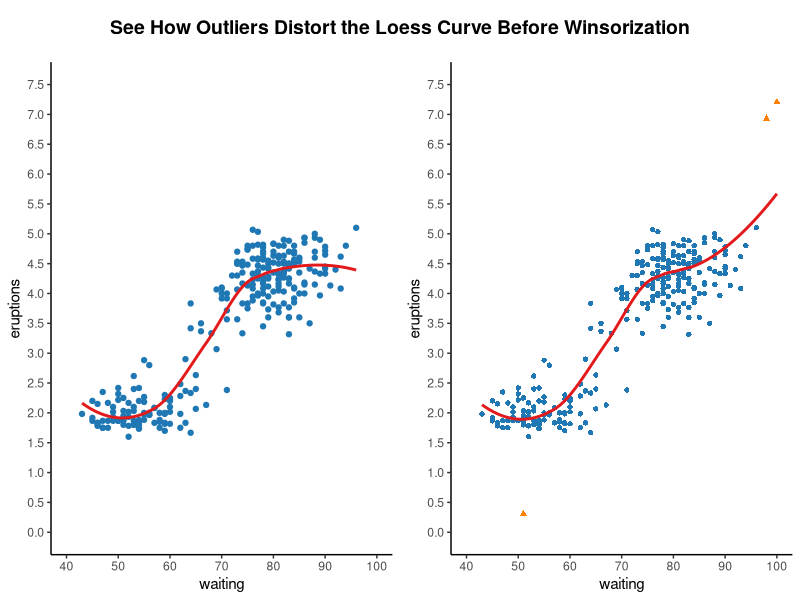
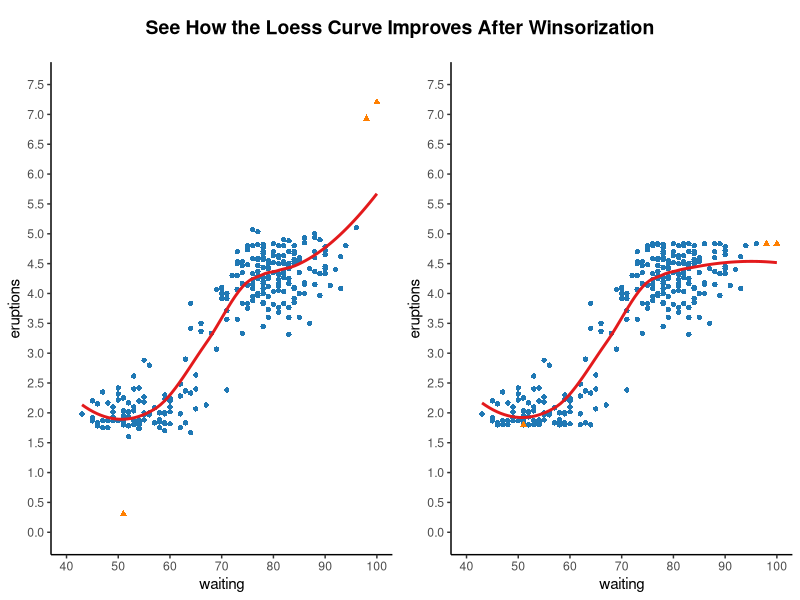

The R source for these figures, in order:
## ---- chunk 1
knitr::opts_chunk$set(echo = TRUE)
## ---- chunk 2
library(tidyverse)
library(cowplot)
library(RColorBrewer)

## ---- chunk 3
data(faithful)
theme_set(theme_classic())
palette <- brewer.pal(n = 12, name = "Paired")
col <- palette[c(2, 8)]
outliers <- as.data.frame(rbind(c(0.305, 51, 1),
                                c(7.206, 100, 1),
                                c(6.930, 98, 1)))
names(outliers) <- c("eruptions", "waiting", "outlier_ind")
faithful_w_outlier <- faithful |>
    mutate(outlier_ind = 0) |>
    bind_rows(outliers) |>
    mutate(outlier_ind = as.factor(outlier_ind))
pa <- faithful |>
    ggplot(aes(x = waiting, y = eruptions)) +
    geom_point(color = col[1]) +
    geom_smooth(method = "loess", color = palette[6], se = FALSE) +
    scale_y_continuous(limits = c(0, 7.5), breaks = seq(0, 7.5, 0.5)) +
    scale_x_continuous(limits = c(40, 100), breaks = seq(40, 100, 10))
pb <- faithful_w_outlier |>
    ggplot(aes(x = waiting, y = eruptions)) +
    geom_point(aes(color = outlier_ind, shape = outlier_ind)) +
    geom_smooth(method = "loess", color = palette[6], se = FALSE) +
    scale_y_continuous(limits = c(0, 7.5), breaks = seq(0, 7.5, 0.5)) +
    scale_x_continuous(limits = c(40, 100), breaks = seq(40, 100, 10)) +
    scale_color_manual(values = col) +
    theme(legend.position = "none")
pc <- plot_grid(pa, pb, ncol = 2)
title_str <- "See How Outliers Distort the Loess Curve Before Winsorization"
title <- ggdraw() + draw_label(title_str, fontface='bold')
p1 <- plot_grid(title, pc, ncol=1, rel_heights=c(0.1, 1))
p1

## ---- chunk 4
faithful_winsorized <- faithful_w_outlier |>
    mutate(eruptions = case_when(
        eruptions > quantile(eruptions, probs = 0.95) ~ quantile(eruptions,
                                                                 probs = 0.95),
        eruptions < quantile(eruptions, probs = 0.05) ~ quantile(eruptions,
                                                                 probs = 0.05),
        TRUE ~ eruptions))
pd <- faithful_winsorized |>
    ggplot(aes(x = waiting, y = eruptions)) +
    geom_point(aes(color = outlier_ind, shape = outlier_ind)) +
    geom_smooth(method = "loess", color = palette[6], se = FALSE) +
    scale_y_continuous(limits = c(0, 7.5), breaks = seq(0, 7.5, 0.5)) +
    scale_x_continuous(limits = c(40, 100), breaks = seq(40, 100, 10)) +
    scale_color_manual(values = col) +
    theme(legend.position = "none")
title_str <- "See How the Loess Curve Improves After Winsorization"
title <- ggdraw() + draw_label(title_str, fontface='bold')
pe <- plot_grid(pb, pd, ncol = 2)
p2 <- plot_grid(title, pe, ncol=1, rel_heights=c(0.1, 1))
p2

